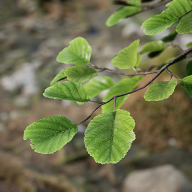
#> input picture Code/BlackAlder.png, 192 x 192 px
$ python imrgb.py
#> lines starting #> are read from the running program, lines starting #| are printed output that depends on the picture; after the words box and inside, x2 and y2 are one past the last pixel; in counts of white or black regions, pixels touching at a corner belong together
#Version 1.1(Final)
#Importing Packages
import cv2
from cv2 import imread
from cv2 import imshow
import numpy


#Creating An Null Function For TrackBar Usage
def empty(a):
  pass

#Importing Image
loc = r"BlackAlder.png"
read = cv2.imread(loc)
#> read is the input picture: shape (192, 192, 3); mean B, G, R 77.3, 114.7, 111.5

#Resizing The Image For A Better Display On The Screen
resize = cv2.resize(read,(400,500))
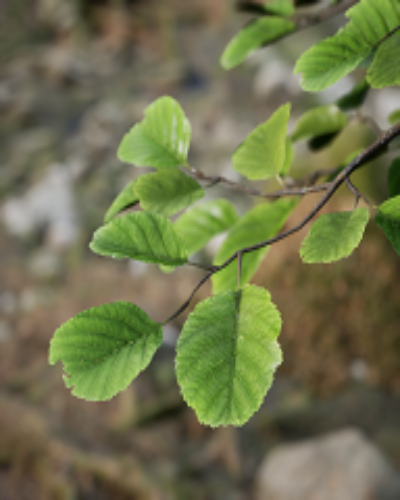
#> resize: shape (500, 400, 3); mean B, G, R 77.2, 114.6, 111.4

#Creating TrackBars
cv2.namedWindow("TrackBars")
cv2.resizeWindow("TrackBars",640,240)

#Giving Range Limit To TrackBars
cv2.createTrackbar("Red Min","TrackBars",0,255,empty)
#> slider 'Red Min' is set to 51
cv2.createTrackbar("Red Max","TrackBars",255,255,empty)
cv2.createTrackbar("Green Min","TrackBars",0,255,empty)
#> slider 'Green Min' is set to 51
cv2.createTrackbar("Green Max","TrackBars",255,255,empty)
cv2.createTrackbar("Blue Min","TrackBars",0,255,empty)
#> slider 'Blue Min' is set to 51
cv2.createTrackbar("Blue Max","TrackBars",255,255,empty)

#Creating Masking Parameters
while True:

#Converting The Image To Gray Scale For Better Recognition
 HSV = cv2.cvtColor(resize,cv2.COLOR_BGR2RGB)

 hue_min = cv2.getTrackbarPos("Red Min","TrackBars")
 hue_max = cv2.getTrackbarPos("Red Max","TrackBars")
 sat_min = cv2.getTrackbarPos("Green Min","TrackBars")
 sat_max = cv2.getTrackbarPos("Green Max","TrackBars")
 val_min = cv2.getTrackbarPos("Blue Min","TrackBars")
 val_max = cv2.getTrackbarPos("Blue Max","TrackBars")

 #Grouping Min Value Parameters
 lower = numpy.array([hue_min,sat_min,val_min])

 #Grouping Max Value Parameters
 upper = numpy.array([hue_max,sat_max,val_max])

 #Masking Out Image Using Above Parameters
 mask = cv2.inRange(HSV,lower,upper)
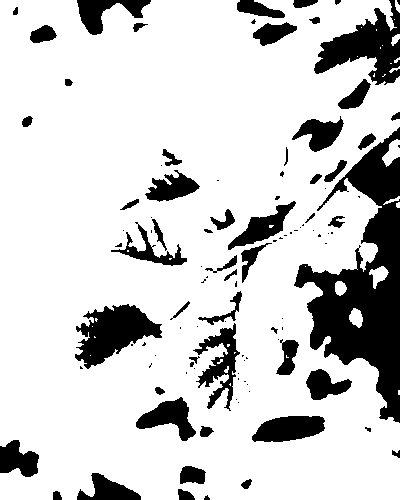
#> mask: shape (500, 400); 81.4% white; 107 black regions (54 under 20 px), largest, box (x1, y1, x2, y2) and area: (294, 127, 400, 423) 12948, (314, 0, 400, 85) 3321, (75, 304, 162, 369) 3011
 MaskResult = cv2.bitwise_and(resize,resize,mask=mask)
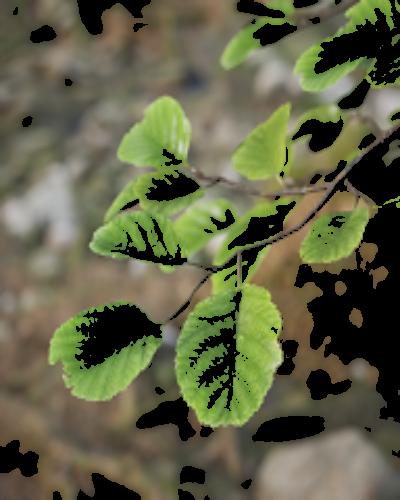
#> MaskResult: shape (500, 400, 3); mean B, G, R 69.9, 98.8, 97.4

 #Black And White Mask
 #cv2.imshow('Mask',mask)

 #Exporting Images
 stack = numpy.hstack((MaskResult,resize))
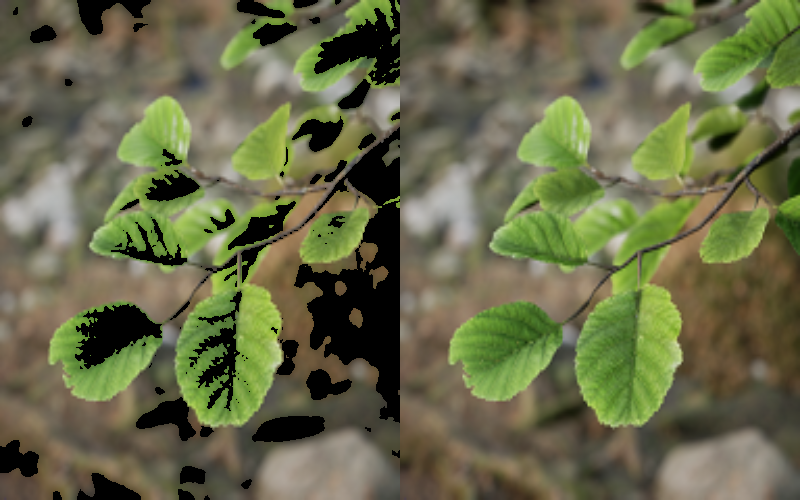
#> stack: shape (500, 800, 3); mean B, G, R 73.6, 106.7, 104.4
 cv2.imshow('Mask',stack)

 #Time Delay In Which The Code Exits(Miliseconds)
 cv2.waitKey(1)
